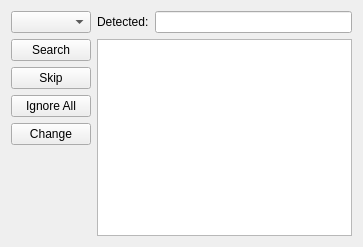
           <widget class="QWidget" name="scrollAreaWidgetContents_6">
            <property name="geometry">
             <rect>
              <x>0</x>
              <y>0</y>
              <width>363</width>
              <height>247</height>
             </rect>
            </property>
            <layout class="QVBoxLayout" name="verticalLayout_36">
             <item>
              <layout class="QHBoxLayout" name="horizontalLayout_10">
               <item>
                <layout class="QVBoxLayout" name="verticalLayout_18">
                 <item>
                  <widget class="QComboBox" name="dict_selection"/>
                 </item>
                 <item>
                  <widget class="QPushButton" name="spell_search">
                   <property name="focusPolicy">
                    <enum>Qt::FocusPolicy::NoFocus</enum>
                   </property>
                   <property name="text">
                    <string>Search</string>
                   </property>
                  </widget>
                 </item>
                 <item>
                  <widget class="QPushButton" name="spell_skip">
                   <property name="focusPolicy">
                    <enum>Qt::FocusPolicy::NoFocus</enum>
                   </property>
                   <property name="text">
                    <string>Skip</string>
                   </property>
                  </widget>
                 </item>
                 <item>
                  <widget class="QPushButton" name="spell_ignore_all">
                   <property name="focusPolicy">
                    <enum>Qt::FocusPolicy::NoFocus</enum>
                   </property>
                   <property name="text">
                    <string>Ignore All</string>
                   </property>
                  </widget>
                 </item>
                 <item>
                  <widget class="QPushButton" name="spell_change">
                   <property name="focusPolicy">
                    <enum>Qt::FocusPolicy::NoFocus</enum>
                   </property>
                   <property name="text">
                    <string>Change</string>
                   </property>
                  </widget>
                 </item>
                 <item>
                  <spacer name="verticalSpacer_4">
                   <property name="orientation">
                    <enum>Qt::Orientation::Vertical</enum>
                   </property>
                   <property name="sizeHint" stdset="0">
                    <size>
                     <width>20</width>
                     <height>40</height>
                    </size>
                   </property>
                  </spacer>
                 </item>
                </layout>
               </item>
               <item>
                <layout class="QVBoxLayout" name="verticalLayout_19">
                 <item>
                  <layout class="QHBoxLayout" name="horizontalLayout_11">
                   <item>
                    <widget class="QLabel" name="label_21">
                     <property name="text">
                      <string>Detected:</string>
                     </property>
                    </widget>
                   </item>
                   <item>
                    <widget class="QLineEdit" name="spellcheck_result"/>
                   </item>
                  </layout>
                 </item>
                 <item>
                  <widget class="QListWidget" name="spellcheck_suggestions">
                   <property name="focusPolicy">
                    <enum>Qt::FocusPolicy::NoFocus</enum>
                   </property>
                   <property name="contextMenuPolicy">
                    <enum>Qt::ContextMenuPolicy::NoContextMenu</enum>
                   </property>
                   <property name="toolTip">
                    <string>Double click on choice to replace</string>
                   </property>
                   <property name="editTriggers">
                    <set>QAbstractItemView::EditTrigger::DoubleClicked</set>
                   </property>
                   <property name="selectionBehavior">
                    <enum>QAbstractItemView::SelectionBehavior::SelectColumns</enum>
                   </property>
                  </widget>
                 </item>
                </layout>
               </item>
              </layout>
             </item>
            </layout>
           </widget>
